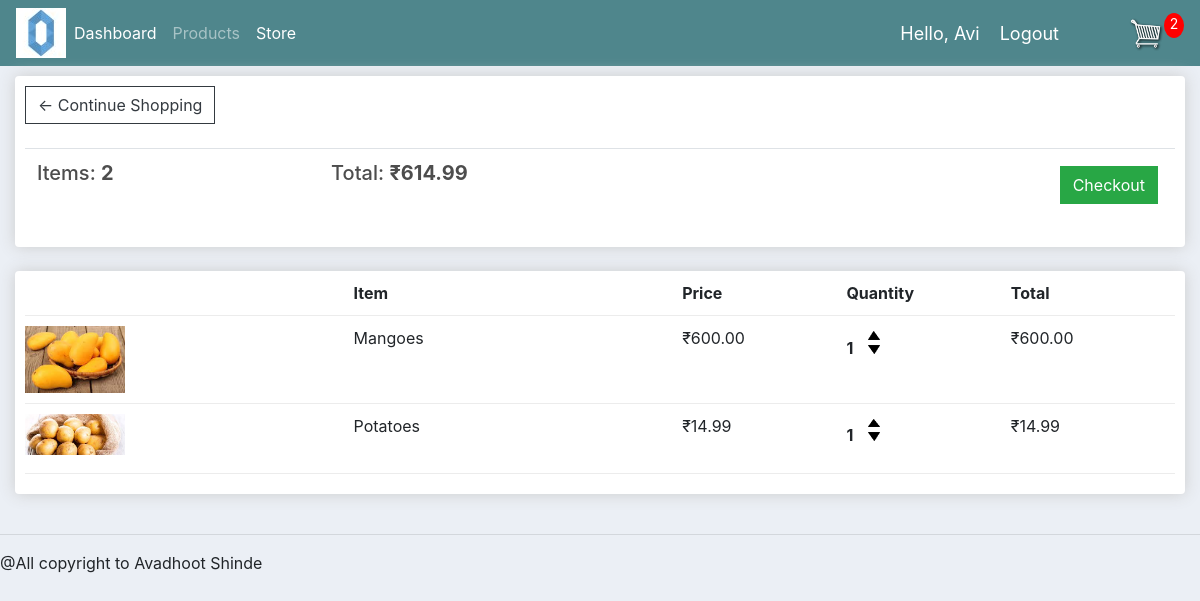
Before: /cart/ (signed in) with the older database file.
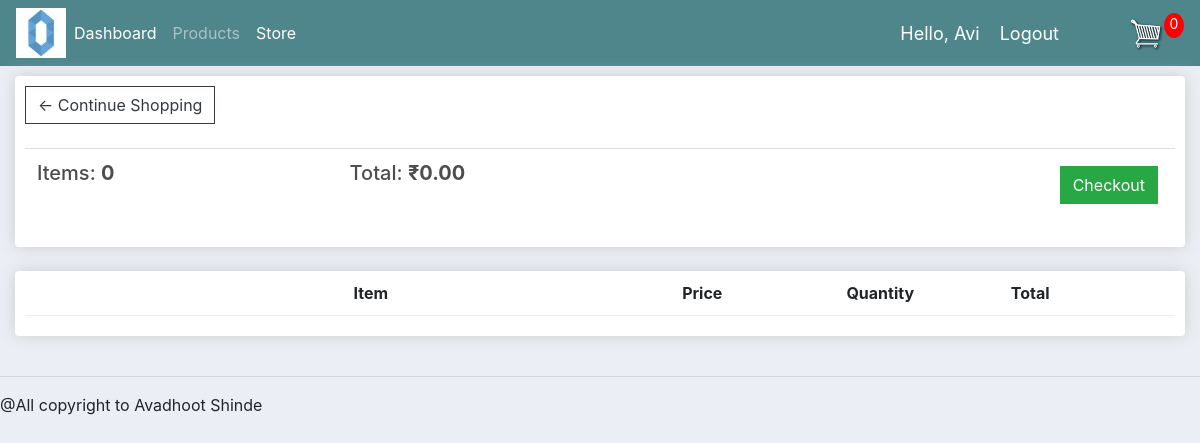
After: the same page with the newer database file.
### accounts/models.py (models this page shows, shortened)
class Order(models.Model):
	STATUS = (
			('Pending', 'Pending'),
			('Out for delivery', 'Out for delivery'),
			('Delivered', 'Delivered'),
			)
	customer = models.ForeignKey(Customer, null=True, on_delete= models.SET_NULL)
	date_created = models.DateTimeField(auto_now_add=True, null=True)
	status = models.CharField(max_length=200, null=True, choices=STATUS)
	complete = models.BooleanField(default=False)
	transaction_id = models.CharField(max_length=100, null=True)
	@property
	def get_cart_total(self):
		orderitems = self.orderitem_set.all()
		total = sum([item.get_total for item in orderitems])
		return total
	@property
	def get_cart_items(self):
		orderitems = self.orderitem_set.all()
		total = sum([item.quantity for item in orderitems])
		return total

class OrderItem(models.Model):
	product = models.ForeignKey(Product, on_delete= models.SET_NULL, null=True, blank = True)
	order = models.ForeignKey(Order, blank = True, null=True, on_delete= models.SET_NULL)
	quantity = models.IntegerField(default = 0,null = True, blank = True)
	date_added = models.DateTimeField(auto_now_add=True)
	@property
	def get_total(self):
		total = self.product.price * self.quantity
		return total

class Product(models.Model):
	CATEGORY = (
			('Vegitables', 'Vegitables'),
			('Grains', 'Grains'),
			('Fruits','Fruits'),
			)
	name = models.CharField(max_length=200, null=True)
	price = models.DecimalField(max_digits=7, decimal_places = 2)
	image = models.ImageField(null=True, blank=True)
	category = models.CharField(max_length=200, null=True, choices=CATEGORY)
	date_created = models.DateTimeField(auto_now_add=True, null=True)
	@property
	def imageURL(self):
		try:
			url = self.image.url
		except:
			url = ''
		return url

### accounts/views.py (the view)
# urls.py: path('cart/', views.cart,name='cart'),
def cart(request):
	if request.user.is_authenticated:
		customer = request.user.customer
		order, created = Order.objects.get_or_create(customer=customer, complete = False)
		items = order.orderitem_set.all()
		cartItems = order.get_cart_items
	else:
		items = []
		order = {'get_cart_total':0, 'get_cart_items':0, 'shipping':False}
		cartItems = order['get_cart_total']
	context = {'items': items, 'order': order, 'cartItems':cartItems}
	return render(request,'accounts/cart.html', context)

### accounts/templates/accounts/cart.html
{% extends "accounts/order.html" %}
{% load static %}
{% block content %}
<div class="row">
    <div class="col-lg-12">
        <div class="box-element">
            <a class="btn btn-outline-dark" href="{% url 'order' %}">&#x2190; Continue Shopping</a>
            <br>
            <br>
            <table class="table">
                <tr>
                    <th><h5>Items: <strong>{{order.get_cart_items}}</strong> </strong></h5></th>
                    <th><h5>Total: <strong>₹{{order.get_cart_total | floatformat:2}} </strong></h5></th>
                    <th>
                        <a style="float:right; margin:5px" class="btn btn-success" href="{% url 'checkout' %}">Checkout</a>
                    </th>
                </tr>
            </table>
        </div>
        <br>
        <div class="box-element">
            <div class="cart-row">
                <div style="flex:2"></div>
                <div style="flex:2"><strong>Item</strong></div>
                <div style="flex:1"><strong>Price</strong></div>
                <div style="flex:1"><strong>Quantity</strong></div>
                <div style="flex:1"><strong>Total</strong></div>
            </div>
            {% for item in items %}
            <div class="cart-row">
                <div style="flex:2"><img class="row-image" src = "{{ item.product.imageURL }}"></div>
                <div style="flex:2"><p>{{item.product.name}}</p></div>
                <div style="flex:1"><p>₹{{item.product.price | floatformat:2}}</p></div>
                <div style="flex:1">
                <p class="quantity">{{item.quantity}}</p>
                <div class="quantity">
                    <img data-product={{item.product.id}} data-action="add" class="chg-quantity update-cart" src="{% static 'images/arrow-up.png' %}">
                    <img data-product={{item.product.id}} data-action="remove" class="chg-quantity update-cart" src="{% static 'images/arrow-down.png' %}">
                </div>
                </div>
                <div style="flex:1">₹{{item.get_total}}</div>
            </div>
           {% endfor %}
        </div>
        <br>
    </div>
</div>
{% endblock content %}

### accounts/templates/accounts/navbar.html (shortened to what this page needs)
{% load static %}
<nav class="navbar navbar-expand-lg navbar-dark bg-dark">
 <img src="{% static 'images/Logo.jpg' %}">
  <div class="collapse navbar-collapse" id="navbarNav">
    <ul class="navbar-nav">
      {% if request.user.is_staff %}
      <li class="nav-item active">
        <a class="nav-link" href="{% url 'home' %}">Dashboard</a>
      </li>
      <li class="nav-item">
        <a class="nav-link" href="{% url 'products' %}">Products</a>
      </li>
      <li class="nav-item active">
        <a class="nav-link" href="{% url 'order' %}">Store</a>
      </li>
      {% else %}
       <li class="nav-item">
        <a class="nav-link" href="{% url 'account' %}">Settings</a>
      </li>
      {% endif %}
    </ul>
  </div>
  <span><a class="hello-msg" href="{% url 'account' %}">Hello, {{request.user}}</a></span>
  <span ><a  class="hello-msg" href="{% url 'logout' %}">Logout</a></span>
  <a href="{% url 'cart' %}">
    <img  id="cart-icon" src="{% static 'images/cart.png' %}">
  </a>
  <p id="cart-total">{{cartItems}}</p>
</nav>

Changed rows visible on the page:
no longer on this page (row edited): Order: get_cart_items "2", get_cart_total "614.99"
no longer on this page (row unchanged): OrderItem: product.imageURL (picture), product.name "Mangoes", product.price "600.00", quantity "1", get_total "600.00"
no longer on this page (row unchanged): OrderItem: product.imageURL (picture), product.name "Potatoes", product.price "14.99", quantity "1", get_total "14.99"
added Order: get_cart_items "0", get_cart_total "0.00"
Other visible differences:
{{ cartItems }}: "2" → "0"
